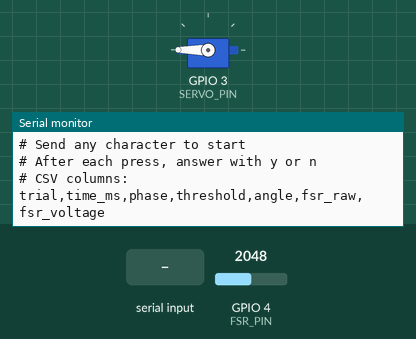
Simulated run of this sketch. Board: ESP32. On the bench: servo, the last lines printed to the serial monitor. The test bench sets the inputs (shaded band); at power-on: GPIO 4 (FSR_PIN) = 2048 (analog values on the 0–4095 scale).

Above: at 3.2 s.
3.3 s: "y" received over Serial
At 3.7 s:
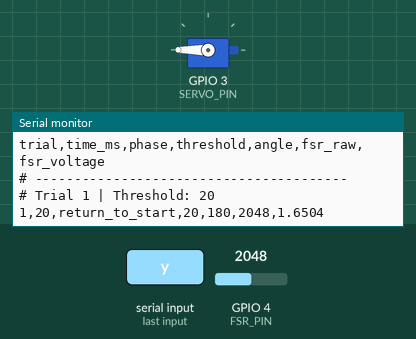
4.8 s: "Y" received over Serial
At 7.8 s:
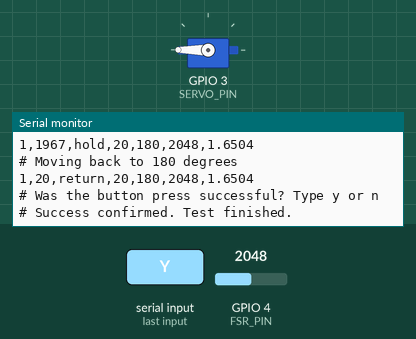
Timing chart, 0 to 9.3 s (numbered marks = the images above; inputs shaded):
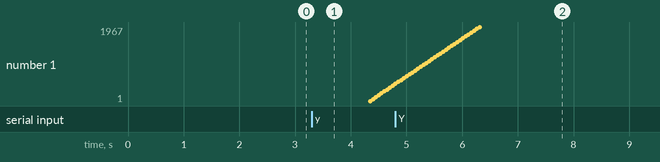

The sketch:

determin_threshhold.ino
```cpp
#include <ESP32Servo.h>

Servo myServo;

// =========================
// PIN SETTINGS
// =========================

const int SERVO_PIN = 3;
const int FSR_PIN = 4;

// =========================
// SERVO SETTINGS
// =========================

const int START_ANGLE = 180;
const int END_ANGLE = 0;

const int STEP_SIZE = 1;
const int STEP_DELAY = 20;   // ms, increase for slower movement

// =========================
// FSR SETTINGS
// =========================

const int INITIAL_THRESHOLD = 20;
const float THRESHOLD_FACTOR = 1.25;  // relative increase: +25%
const int MAX_THRESHOLD = 4095;

const float ADC_REF_VOLTAGE = 3.3;
const int ADC_MAX_VALUE = 4095;

// =========================
// STATE VARIABLES
// =========================

int currentAngle = START_ANGLE;
int currentThreshold = INITIAL_THRESHOLD;
int trialNumber = 0;

bool testFinished = false;

void setup() {
  Serial.begin(115200);
  delay(1000);

  analogReadResolution(12);

  myServo.attach(SERVO_PIN);
  myServo.write(START_ANGLE);
  currentAngle = START_ANGLE;

  delay(1000);

  Serial.println("# Adaptive button press test ready");
  Serial.println("# Send any character to start");
  Serial.println("# After each press, answer with y or n");
  Serial.println("# CSV columns:");
  Serial.println("trial,time_ms,phase,threshold,angle,fsr_raw,fsr_voltage");
}

void loop() {
  if (testFinished) {
    return;
  }

  if (Serial.available() > 0) {
    while (Serial.available() > 0) {
      Serial.read();
    }

    runAdaptiveTest();
  }
}

void runAdaptiveTest() {
  bool success = false;

  while (!success && currentThreshold <= MAX_THRESHOLD) {
    trialNumber++;

    Serial.println("# ----------------------------------------");
    Serial.print("# Trial ");
    Serial.print(trialNumber);
    Serial.print(" | Threshold: ");
    Serial.println(currentThreshold);

    moveServoSmooth(currentAngle, START_ANGLE, "return_to_start");
    delay(1000);

    bool thresholdReached = pressUntilThreshold(currentThreshold);

    if (!thresholdReached) {
      Serial.println("# Reached 0 degrees without reaching threshold");

      Serial.println("# Moving back to 180 degrees");
      moveServoSmooth(currentAngle, START_ANGLE, "return");

      Serial.println("# Threshold was NOT reached. Try again with the same threshold? Type y or n");

      char tryAgain = waitForYesNoAnswer();

      if (tryAgain == 'y') {
        Serial.println("# Trying again with the same threshold.");
        delay(1000);
        continue;
      } else {
        Serial.println("# Not trying again. Increasing threshold.");

        currentThreshold = calculateNextThreshold(currentThreshold);

        Serial.print("# New threshold: ");
        Serial.println(currentThreshold);

        delay(1000);
        continue;
      }
    }

    // Only happens if threshold WAS reached
    Serial.println("# Holding position for 2 seconds");
    logHoldData(2000, "hold");

    Serial.println("# Moving back to 180 degrees");
    moveServoSmooth(currentAngle, START_ANGLE, "return");

    Serial.println("# Was the button press successful? Type y or n");

    char answer = waitForYesNoAnswer();

    if (answer == 'y') {
      Serial.println("# Success confirmed. Test finished.");
      success = true;
      testFinished = true;
    } else {
      Serial.println("# Not successful. Increasing threshold.");

      currentThreshold = calculateNextThreshold(currentThreshold);

      Serial.print("# New threshold: ");
      Serial.println(currentThreshold);

      delay(1000);
    }
  }

  if (currentThreshold > MAX_THRESHOLD) {
    Serial.println("# Maximum threshold reached. Test stopped.");
    testFinished = true;
  }
}

bool pressUntilThreshold(int threshold) {
  Serial.println("# Pressing button");

  unsigned long startTime = millis();

  for (int angle = START_ANGLE; angle >= END_ANGLE; angle -= STEP_SIZE) {
    myServo.write(angle);
    currentAngle = angle;

    delay(STEP_DELAY);

    int fsrRaw = analogRead(FSR_PIN);
    float fsrVoltage = rawToVoltage(fsrRaw);
    unsigned long elapsedTime = millis() - startTime;

    printCsvRow(
      trialNumber,
      elapsedTime,
      "press",
      threshold,
      angle,
      fsrRaw,
      fsrVoltage
    );

    if (fsrRaw >= threshold) {
      Serial.print("# Threshold reached at angle ");
      Serial.print(angle);
      Serial.print(" with FSR raw ");
      Serial.println(fsrRaw);

      return true;
    }
  }

  return false;
}

void logHoldData(unsigned long holdTimeMs, const char* phase) {
  unsigned long startTime = millis();

  while (millis() - startTime < holdTimeMs) {
    int fsrRaw = analogRead(FSR_PIN);
    float fsrVoltage = rawToVoltage(fsrRaw);
    unsigned long elapsedTime = millis() - startTime;

    printCsvRow(
      trialNumber,
      elapsedTime,
      phase,
      currentThreshold,
      currentAngle,
      fsrRaw,
      fsrVoltage
    );

    delay(50);
  }
}

void moveServoSmooth(int fromAngle, int toAngle, const char* phase) {
  unsigned long startTime = millis();

  if (fromAngle < toAngle) {
    for (int angle = fromAngle; angle <= toAngle; angle += STEP_SIZE) {
      myServo.write(angle);
      currentAngle = angle;

      delay(STEP_DELAY);

      int fsrRaw = analogRead(FSR_PIN);
      float fsrVoltage = rawToVoltage(fsrRaw);
      unsigned long elapsedTime = millis() - startTime;

      printCsvRow(
        trialNumber,
        elapsedTime,
        phase,
        currentThreshold,
        angle,
        fsrRaw,
        fsrVoltage
      );
    }
  } else {
    for (int angle = fromAngle; angle >= toAngle; angle -= STEP_SIZE) {
      myServo.write(angle);
      currentAngle = angle;

      delay(STEP_DELAY);

      int fsrRaw = analogRead(FSR_PIN);
      float fsrVoltage = rawToVoltage(fsrRaw);
      unsigned long elapsedTime = millis() - startTime;

      printCsvRow(
        trialNumber,
        elapsedTime,
        phase,
        currentThreshold,
        angle,
        fsrRaw,
        fsrVoltage
      );
    }
  }
}

char waitForYesNoAnswer() {
  while (true) {
    if (Serial.available() > 0) {
      char c = Serial.read();

      if (c == 'y' || c == 'Y') {
        clearSerialBuffer();
        return 'y';
      }

      if (c == 'n' || c == 'N') {
        clearSerialBuffer();
        return 'n';
      }
    }
  }
}

void clearSerialBuffer() {
  delay(50);
  while (Serial.available() > 0) {
    Serial.read();
  }
}

int calculateNextThreshold(int oldThreshold) {
  int newThreshold = round(oldThreshold * THRESHOLD_FACTOR);

  // Make sure it always increases at least by 1
  if (newThreshold <= oldThreshold) {
    newThreshold = oldThreshold + 1;
  }

  if (newThreshold > MAX_THRESHOLD) {
    newThreshold = MAX_THRESHOLD + 1;
  }

  return newThreshold;
}

float rawToVoltage(int rawValue) {
  return (rawValue * ADC_REF_VOLTAGE) / ADC_MAX_VALUE;
}

void printCsvRow(
  int trial,
  unsigned long timeMs,
  const char* phase,
  int threshold,
  int angle,
  int fsrRaw,
  float fsrVoltage
) {
  Serial.print(trial);
  Serial.print(",");
  Serial.print(timeMs);
  Serial.print(",");
  Serial.print(phase);
  Serial.print(",");
  Serial.print(threshold);
  Serial.print(",");
  Serial.print(angle);
  Serial.print(",");
  Serial.print(fsrRaw);
  Serial.print(",");
  Serial.println(fsrVoltage, 4);
}
```

Measured:
- after the input at 3.3 s, the serial monitor: prints a new line at once (image 1)
- after the input at 4.8 s, the serial monitor: prints a new line after 1.6 s (image 2)
